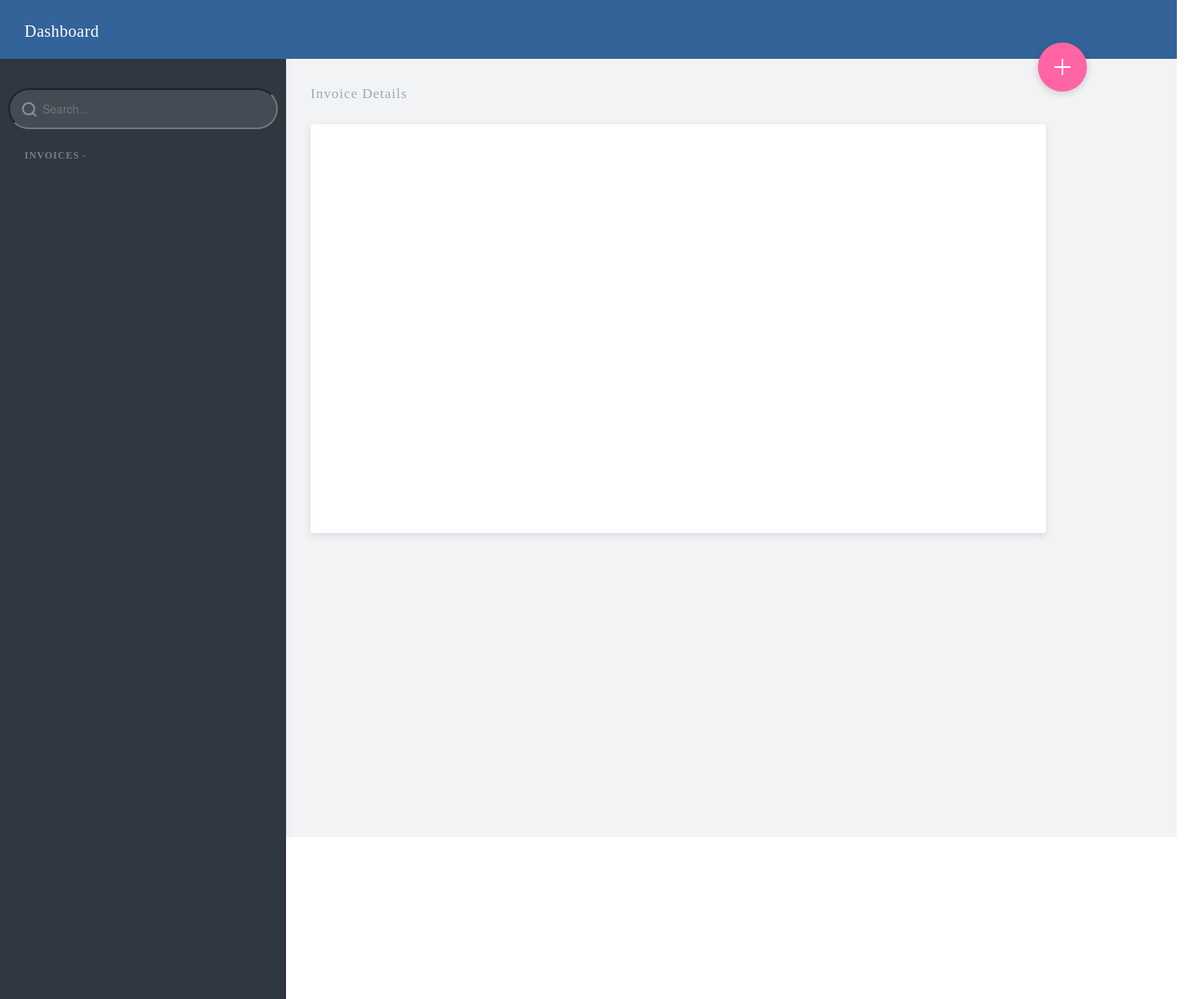
/blog/, run on an earlier commit of the app's database.
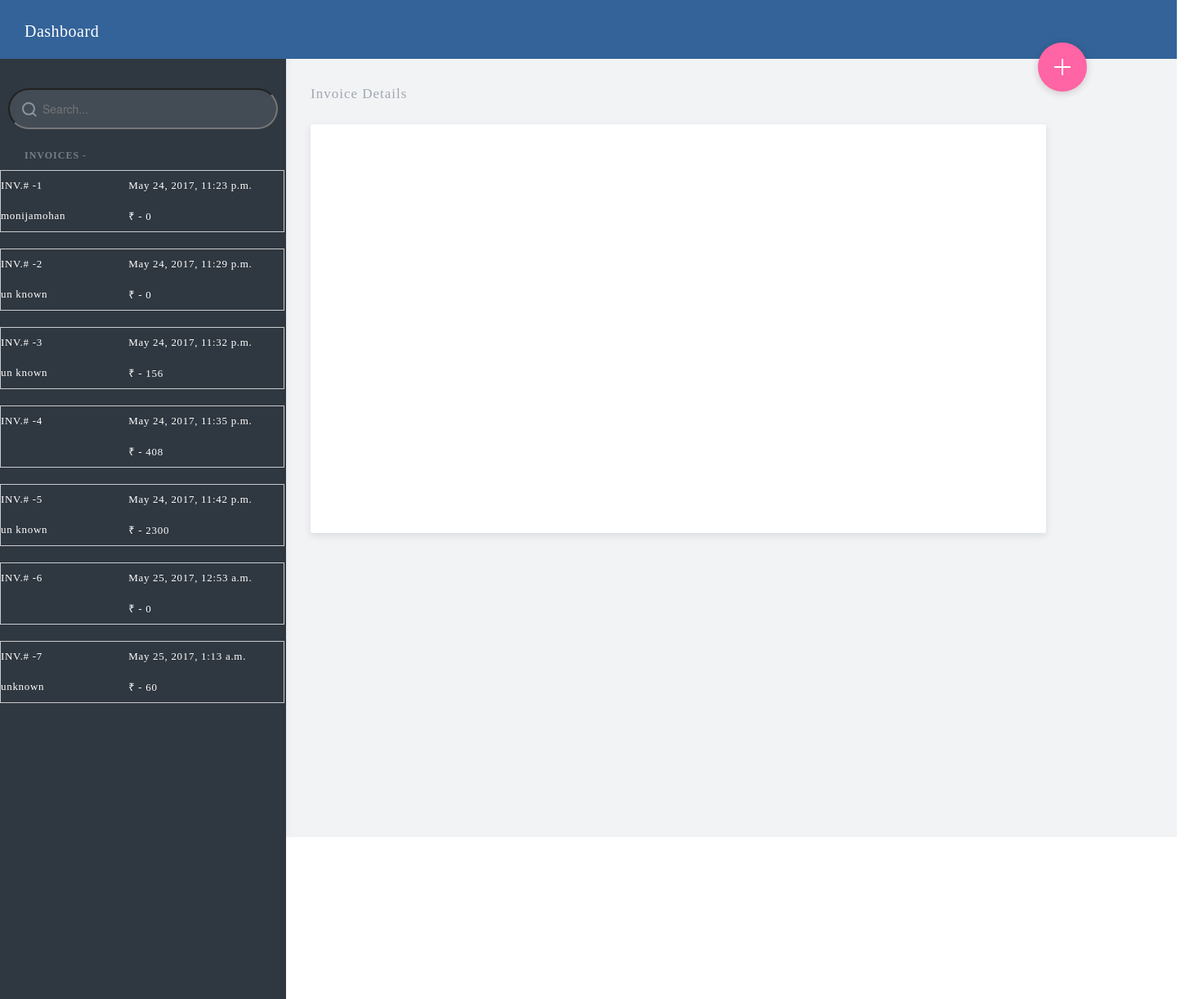
And on a later commit of the database.
### blog/models.py (models this page shows)
class invoice(models.Model):
	name = models.CharField(max_length = 30)
	address = models.CharField(max_length = 200)
	phone = models.CharField(max_length = 12)
	email = models.EmailField(max_length = 50)
	pincode = models.CharField(max_length = 6)
	date = models.DateTimeField(default=timezone.now)
	invoice_no = models.CharField(max_length = 100)
	tax_percent = models.CharField(max_length = 100)
	discount_percent = models.CharField(max_length = 100)
	sub_total = models.CharField(max_length = 100)
	tax_amount = models.CharField(max_length = 100)
	discount_amount = models.CharField(max_length = 100)
	grand_total = models.CharField(max_length = 100)

### blog/views.py (the view, shortened to what this page needs)
def index(request):
    newbill = nextbill()+1
    invoices = newbill-1
    invoicetable = invoice.objects.all()
    itemstable = items.objects.all()
    context = {
        'invoicetable':invoicetable,
        'itemstable':itemstable,
        'newbill':newbill,
        'invoices':invoices,
    }
    return render(request, 'blog/index.html', context)

### blog/views.py (called while the page is built)
def nextbill():
    lastrecord = invoice.objects.all().last()
    if not lastrecord:
        return 0
    else:
        return int(lastrecord.invoice_no)

### blog/templates/blog/index.html (shortened to what this page needs)
 {% load static %}
<!DOCTYPE html>
<html lang="en">
<head>
  <link rel="stylesheet" href="https://maxcdn.bootstrapcdn.com/bootstrap/3.3.7/css/bootstrap.min.css">
  <link rel="stylesheet" type="text/css" href="{% static 'blog/css/custom.css' %}" />
</head>
<body>
<form method="post" id="invform" name="invform">
  <div class="invoice01">
		<div class="Rectangle">
			<a class="Dashboard" href="{% url 'index' %}">Dashboard</a>
		</div>
		<div class="Invoice-Details">
			Invoice Details
		</div>
		<a href="#CustomerModal" role="button" data-toggle="modal">
			<div class="Oval">
				<img src="static/images/plus.svg">
			</div>
		</a>
		<div class="Rectangle-12">
		</div>
		<div class="Rectangle-6">
			<div class="Rectangle-2">
				<input id="Rectangle-2_1" type="text" placeholder="Search...">
				<p class = "invoices">INVOICES - {{invoice}}</p>
			</div>
			<div class="Rectangle-list">
				<table class="bill-list">
					{% for item in invoicetable %}
					<tr>
						<td>
							<table style="width:348px;border:solid 1px rgb(202, 203, 206);">
								<tr><td style="width:140px;">INV.# -{{item.invoice_no}}</td> <td style="width:170px;">{{item.date}}</td></tr>
								<tr><td style="width:140px;">{{item.name}}</td><td style="width:170px;">₹ - {{item.grand_total}}</td></tr>
							</table>
						</td>
					</tr>
					{% endfor %}
				</table>
			</div>
		</div>
	</div>
			</form>
</body>
</html>

### blog/static/blog/css/custom.css (style rules this page uses)
.Rectangle { width: 1440px; height: 72px; background-color: rgb(51, 99, 153); position: absolute; }
a.Dashboard:hover, a.Dashboard:active, a.Dashboard:visited, a.Dashboard:link { width: 114px; height: 24px; text-decoration: none; font-family: Montserrat; padding-left: 30px; padding-top:24px; display:inline-block; font-size: 20px; letter-spacing: 0.5px; color: white; }
.invoice01 { width: 1440px; height: 1024px; background-color: rgb(242, 243, 245); position: absolute; }
.Rectangle-2 { width: 330px; height: 150px; margin-top: 88px; margin-left: 10px; margin-right: 10px; border-radius: 100px; padding-top:20px; position: absolute; }
#Rectangle-2_1 { width: 330px; height: 50px; border-radius: 100px; background-color: rgb(67, 75, 84); color:white; background-image: url('../../images/searchicon.svg'); background-position: 15px 15px; background-repeat: no-repeat; padding-left: 40px; }
.Rectangle-list { width: 350px; height: 1024px; background-color: rgb(47, 55, 64); position: absolute; margin-top: 198px; }
p.invoices { font-family: Montserrat; font-size: 12px; font-weight: 600; font-style: normal; font-stretch: normal; line-height: normal; letter-spacing: 1px; color: rgb(118, 126, 138); margin-left: 20px; margin-top: 25px; }
.Rectangle-6 { width: 350px; height: 1024px; background-color: rgb(47, 55, 64); box-shadow: 1px 0 8px 0 rgba(117, 125, 142, 0.1); }
.Invoice-Details { width: 150px; height: 16px; font-family: Montserrat; font-size: 17px; font-weight: 500; font-style: normal; font-stretch: normal; line-height: normal; letter-spacing: 1px; color: rgb(160, 167, 177); margin: 105px 380px; position: absolute; }
.Rectangle-12 { position: absolute; width: 900px; height: 500px; margin-left: 380px; margin-top:152px; border-radius: 3px; background-color: rgb(256, 256, 256); //background-color: var(--white); box-shadow: 0 3px 8px 0 rgba(111, 123, 139, 0.2); }
.Oval { width: 60px; position: absolute; margin-top: 52px; margin-left: 1270px; height: 60px; border-radius: 30px; background-color: rgb(255, 100, 164); box-shadow: 0 2px 10px 0 rgba(44, 25, 29, 0.2); padding-left: 20px; padding-top: 18px; }
.bill-list td { font-family: Montserrat; font-size: 13px; font-weight: normal; font-style: normal; font-stretch: normal; line-height: normal; letter-spacing: 0.7px; color: rgb(255, 255, 255); border-bottom: solid 0px rgb(202, 203, 206); padding-top: 10px; padding-bottom: 10px; }

What changed in the data, as far as the page shows it:
added invoice: invoice_no "1", date "May 24, 2017, 11:23 p.m.", name "monijamohan", grand_total "0"
added invoice: invoice_no "2", date "May 24, 2017, 11:29 p.m.", name "un known", grand_total "0"
added invoice: invoice_no "3", date "May 24, 2017, 11:32 p.m.", name "un known", grand_total "156"
added invoice: invoice_no "4", date "May 24, 2017, 11:35 p.m.", grand_total "408"
added invoice: invoice_no "5", date "May 24, 2017, 11:42 p.m.", name "un known", grand_total "2300"
added invoice: invoice_no "6", date "May 25, 2017, 12:53 a.m.", grand_total "0"
added invoice: invoice_no "7", date "May 25, 2017, 1:13 a.m.", name "unknown", grand_total "60"
